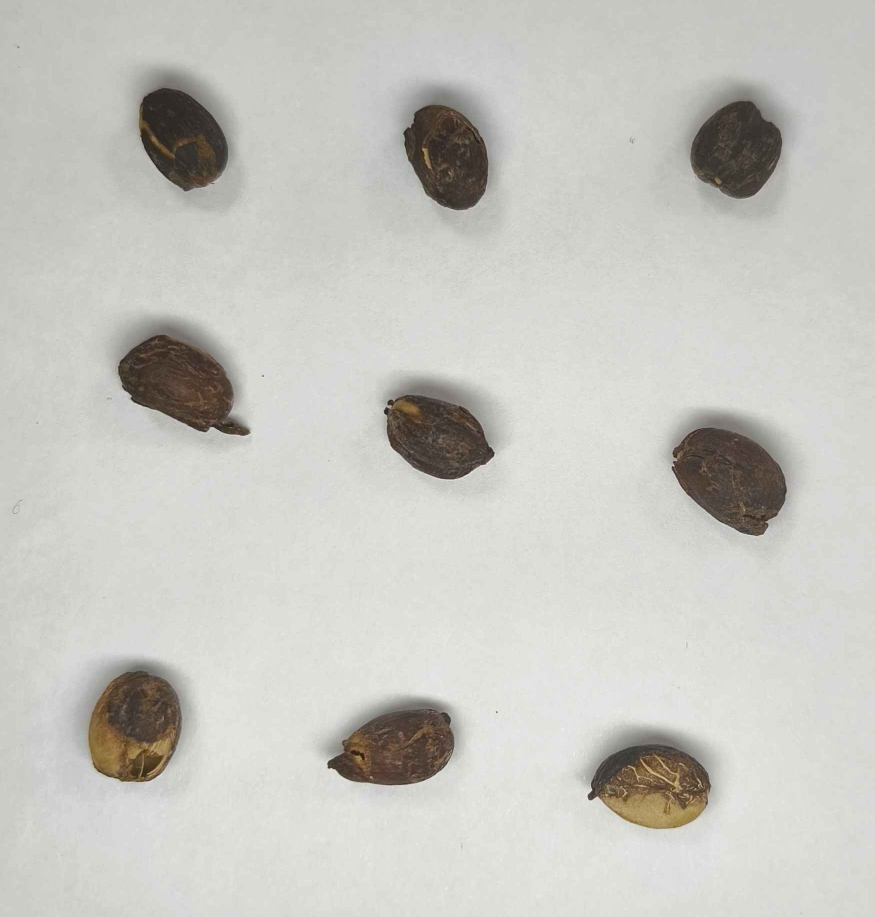
#> input picture path/to/dataset/images/train/husk_grid_husk_f8d0ab25d1.jpg, 1750 x 1834 px (shown at 1/2 size)
$ python -i infer_ultralytics.py   (imports and definitions only)
#> lines starting #> are read from the running program, lines starting #| are printed output that depends on the picture; after the words box and inside, x2 and y2 are one past the last pixel; in counts of white or black regions, pixels touching at a corner belong together
"""CPU-only inference starter. All weights/dependencies must be installed locally."""
from pathlib import Path
import argparse
import json
import os
import sys
import time
import cv2
import numpy as np
from PIL import Image, ImageOps

CLASSES = ['black', 'broken', 'good', 'husk', 'immature', 'parchment', 'shell']
README_NOTES = """Run: python infer.py --input test/ --weights weights/ --out outputs/
Use local best.pt or weights/best_ncnn_model/. All computation uses CPU.
Automatic ROI is a conservative light-paper heuristic. Use --roi full for
other backgrounds, and benchmark accuracy and latency on Raspberry Pi 4.
Masks are returned at original EXIF-corrected resolution, with matching polygons.
Predicted-mask postprocessing explicitly keeps the largest visible component
and fills its internal holes. Changes are reported on stderr. A lower-priority
mask is rejected if hole filling would overwrite a higher-confidence instance.
These are output-format choices, not guarantees of boundary accuracy.
No model or dependency downloads are allowed during this script.
"""

def warn(message):
    print('POSTPROCESS:', message, file=sys.stderr)

def read_rgb(path):
    with Image.open(path) as image:
        return np.array(ImageOps.exif_transpose(image).convert('RGB'))

def roi_box(rgb, mode='auto'):
#> called with mode = 'auto'
    h, w = rgb.shape[:2]
#> h = 1834; w = 1750
    full = (0, 0, w, h)
#> full = (0, 0, 1750, 1834)
    if mode == 'full':
        return full
    scale = min(1., 1024/max(h, w))
#> scale = 0.558
    small = cv2.resize(rgb, (round(w*scale), round(h*scale)), interpolation=cv2.INTER_AREA)
    hsv = cv2.cvtColor(small, cv2.COLOR_RGB2HSV)
#> hsv: shape (1024, 977, 3); mean H, S, V 29.8, 12.4, 199.7
    if np.median(hsv[..., 1]) > 35 or np.median(hsv[..., 2]) < 140:
        return full
    fg = (((hsv[..., 1] > 38) & (hsv[..., 2] < 247)) | (hsv[..., 2] < 80)).astype('uint8')
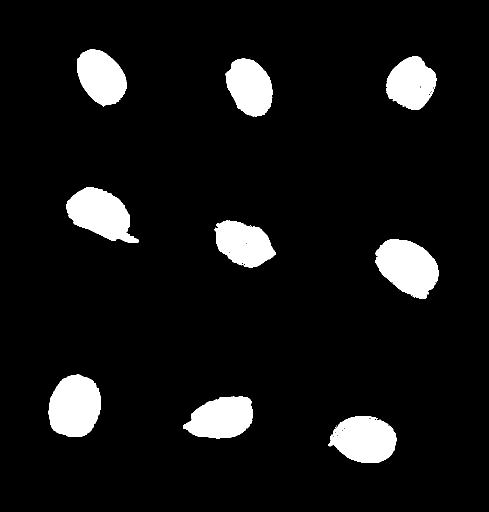
#> fg: shape (1024, 977) (shown at 1/2 size); values 0 (black) and 1 (white), 8% white; 17 white regions (8 under 20 px), largest, box (x1, y1, x2, y2) and area: (750, 478, 878, 598) 10358, (97, 749, 201, 874) 10297, (132, 374, 277, 486) 9678
    n, components, stats, _ = cv2.connectedComponentsWithStats(fg)
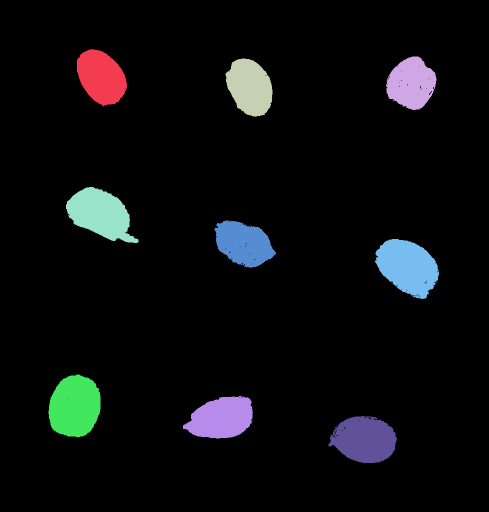
#> components: shape (1024, 977) int32 (shown at 1/2 size); 18 distinct labels, from 0 to 17; one colour per label, 0 black
#> n = 18; stats = 18 rows, first 6: [0, 0, 977, 1024, 920458], [154, 98, 100, 115, 8062], [772, 113, 101, 107, 7643], [451, 117, 94, 117, 7991], [785, 200, 1, 1, 1], [132, 374, 145, 112, 9678]
    selected = np.zeros_like(fg)
    for k, (x, y, bw, bh, area) in enumerate(stats[1:], 1):
        if area < 12:
            continue
        touches = x == 0 or y == 0 or x+bw == fg.shape[1] or y+bh == fg.shape[0]
        if touches and max(bw/bh, bh/bw) > 8:
            continue  # narrow dark page edge; never a central-position crop
        selected[components == k] = 1
#> this loop made 17 passes
#> (x, y, bw, bh, area) on passes 1, 2, 3, 5, 6, 8, 12, 13, 14: (154, 98, 100, 115, 8062), (772, 113, 101, 107, 7643), (451, 117, 94, 117, 7991), (132, 374, 145, 112, 9678), (429, 441, 123, 94, 7864), (750, 478, 128, 120, 10358), (97, 749, 104, 125, 10297), (366, 792, 140, 85, 8664), (657, 832, 137, 94, 9422)
    ys, xs = np.where(selected)
    if not len(xs):
        return full
    pad = max(24, .15*max(xs.max()-xs.min()+1, ys.max()-ys.min()+1)/scale)
#> pad = 222.4
    box = (max(0, int(xs.min()/scale-pad)), max(0, int(ys.min()/scale-pad)),
           min(w, int((xs.max()+1)/scale+pad)), min(h, int((ys.max()+1)/scale+pad)))
#> box = (0, 0, 1750, 1834)
    return full if (box[2]-box[0])*(box[3]-box[1]) > .85*w*h else box

# [156 lines left out: functions polygon_mask, output_instances, local_weights, run, main, not called in this run]

# [2 lines not run here, left out]

>>> import cv2
>>> picture = cv2.cvtColor(cv2.imread('path/to/dataset/images/train/husk_grid_husk_f8d0ab25d1.jpg'), cv2.COLOR_BGR2RGB)
>>> result = roi_box(picture)
#> result = (0, 0, 1750, 1834)

$ run again, on path/to/dataset/images/train/parchment_circle_parchment_354beb2c5f.jpg
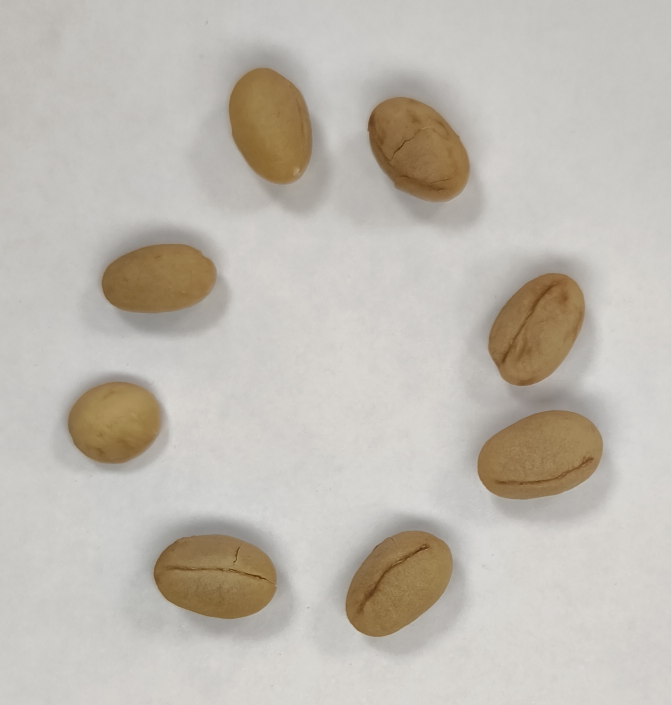
#> input picture path/to/dataset/images/train/parchment_circle_parchment_354beb2c5f.jpg, 1341 x 1410 px (shown at 1/2 size)
#> hsv: shape (1024, 974, 3); mean H, S, V 21.1, 23.1, 192.1
#> in roi_box, `fg = (((hsv[..., 1] > 38) & (hsv[..., 2] < 247)) | (hsv[..., 2] < 80))..`:
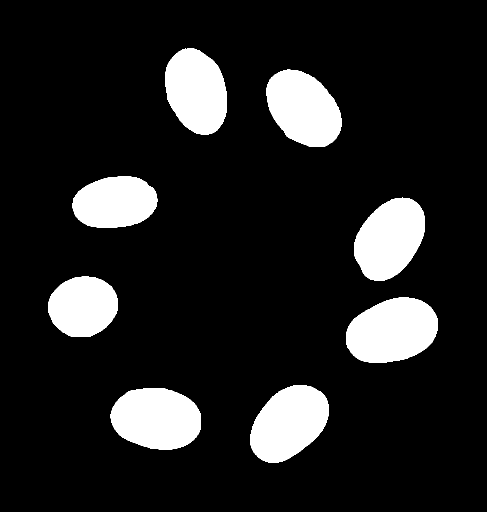
#> fg: shape (1024, 974) (shown at 1/2 size); values 0 (black) and 1 (white), 13.1% white; 8 white regions, largest, box (x1, y1, x2, y2) and area: (692, 595, 876, 726) 18464, (221, 776, 402, 900) 17686, (500, 770, 658, 926) 17342
#> in roi_box, `n, components, stats, _ = cv2.connectedComponentsWithStats(fg)`:
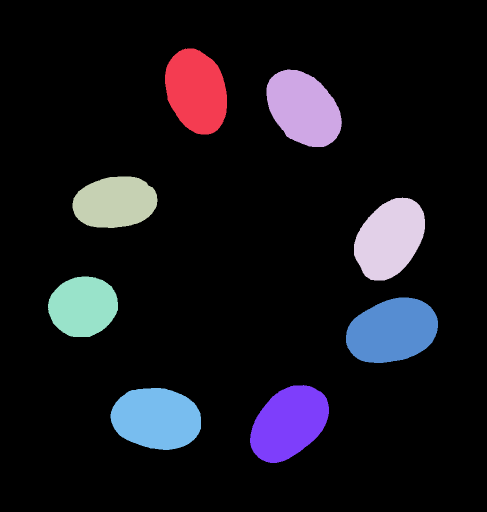
#> components: shape (1024, 974) int32 (shown at 1/2 size); 9 distinct labels, from 0 to 8; one colour per label, 0 black
#> n = 9; stats = [[0, 0, 974, 1024, 866544], [330, 97, 124, 172, 16350], [533, 139, 151, 155, 16929], [145, 353, 170, 103, 13890], [708, 395, 142, 166, 16950], [96, 553, 140, 121, 13221], [692, 595, 184, 131, 18464], [500, 770, 158, 156, 17342], [221, 776, 181, 124, 17686]]
#> the loop in roi_box, `for k, (x, y, bw, bh, area) in enumerate(stats[1:], 1):` made 8 passes
#> pad = 171.2
#> box = (0, 0, 1341, 1410)

$ run again, on path/to/dataset/images/train/parchment_grid_parchment_ca1c2f2744.jpg
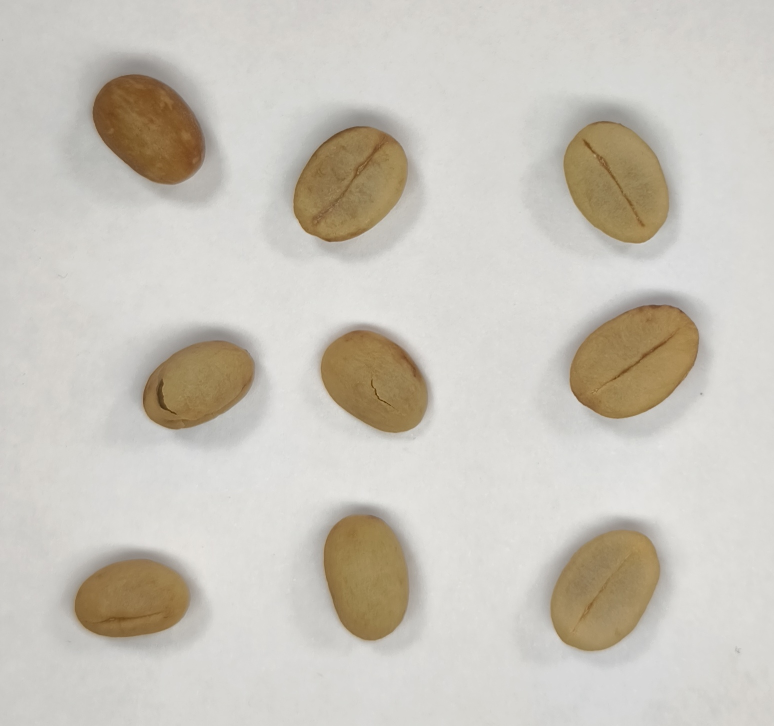
#> input picture path/to/dataset/images/train/parchment_grid_parchment_ca1c2f2744.jpg, 1547 x 1451 px (shown at 1/2 size)
#> hsv: shape (960, 1024, 3); mean H, S, V 23, 23, 201.8
#> in roi_box, `fg = (((hsv[..., 1] > 38) & (hsv[..., 2] < 247)) | (hsv[..., 2] < 80))..`:
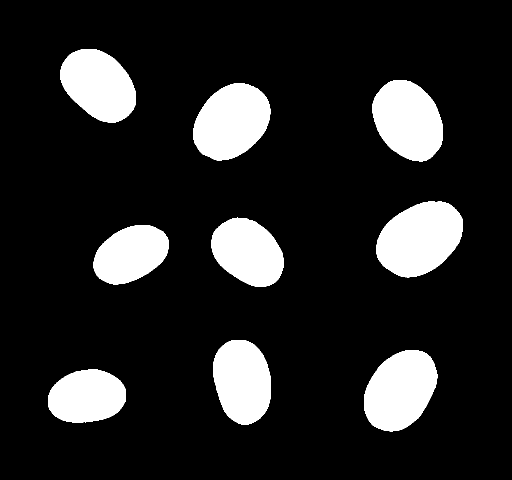
#> fg: shape (960, 1024) (shown at 1/2 size); values 0 (black) and 1 (white), 14.6% white; 9 white regions, largest, box (x1, y1, x2, y2) and area: (753, 403, 926, 555) 19265, (728, 700, 875, 863) 17576, (387, 167, 541, 321) 17570
#> in roi_box, `n, components, stats, _ = cv2.connectedComponentsWithStats(fg)`:
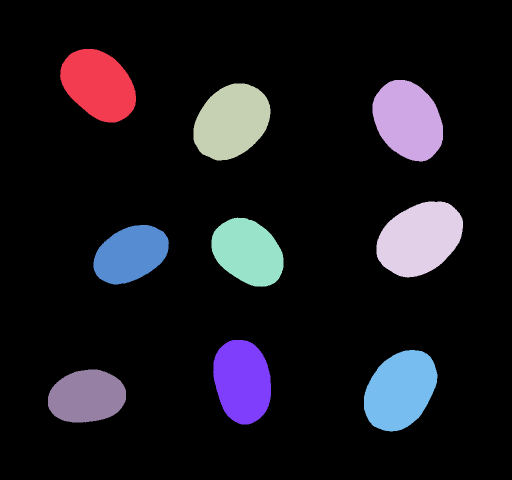
#> components: shape (960, 1024) int32 (shown at 1/2 size); 10 distinct labels, from 0 to 9; one colour per label, 0 black
#> n = 10; stats = [[0, 0, 1024, 960, 839482], [120, 98, 152, 147, 15988], [745, 160, 141, 163, 17109], [387, 167, 154, 154, 17570], [753, 403, 173, 152, 19265], [423, 435, 144, 139, 14556], [187, 450, 151, 119, 12995], [426, 680, 116, 169, 15399], [728, 700, 147, 163, 17576], [96, 739, 156, 106, 13100]]
#> the loop in roi_box, `for k, (x, y, bw, bh, area) in enumerate(stats[1:], 1):` made 9 passes
#> pad = 188.1
#> box = (0, 0, 1547, 1451)

$ run again, on path/to/dataset/images/train/shell_circle_shell_d234d9b3e0.jpg
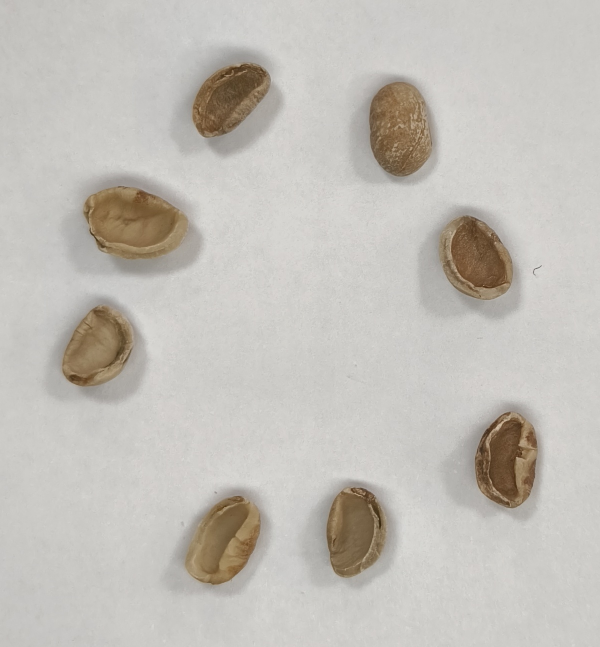
#> input picture path/to/dataset/images/train/shell_circle_shell_d234d9b3e0.jpg, 1200 x 1294 px (shown at 1/2 size)
#> hsv: shape (1024, 950, 3); mean H, S, V 22.2, 16.3, 194.3
#> in roi_box, `fg = (((hsv[..., 1] > 38) & (hsv[..., 2] < 247)) | (hsv[..., 2] < 80))..`:
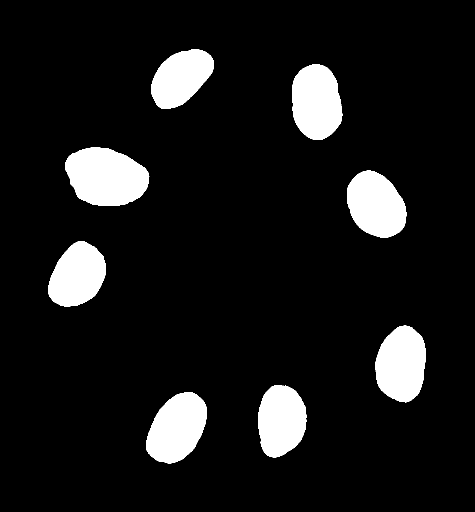
#> fg: shape (1024, 950) (shown at 1/2 size); values 0 (black) and 1 (white), 9.8% white; 8 white regions, largest, box (x1, y1, x2, y2) and area: (130, 294, 299, 412) 14990, (292, 784, 414, 927) 12273, (584, 129, 685, 280) 12106
#> in roi_box, `n, components, stats, _ = cv2.connectedComponentsWithStats(fg)`:
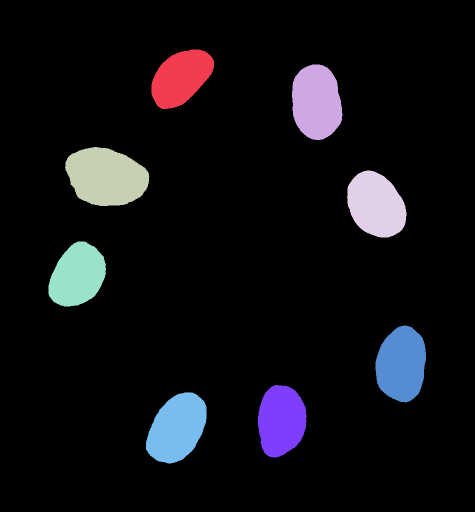
#> components: shape (1024, 950) int32 (shown at 1/2 size); 9 distinct labels, from 0 to 8; one colour per label, 0 black
#> n = 9; stats = [[0, 0, 950, 1024, 877502], [303, 99, 125, 119, 10200], [584, 129, 101, 151, 12106], [130, 294, 169, 118, 14990], [694, 341, 119, 134, 11830], [97, 483, 115, 130, 10896], [751, 651, 101, 154, 12009], [516, 770, 97, 145, 10994], [292, 784, 122, 143, 12273]]
#> the loop in roi_box, `for k, (x, y, bw, bh, area) in enumerate(stats[1:], 1):` made 8 passes
#> pad = 156.9
#> box = (0, 0, 1200, 1294)
